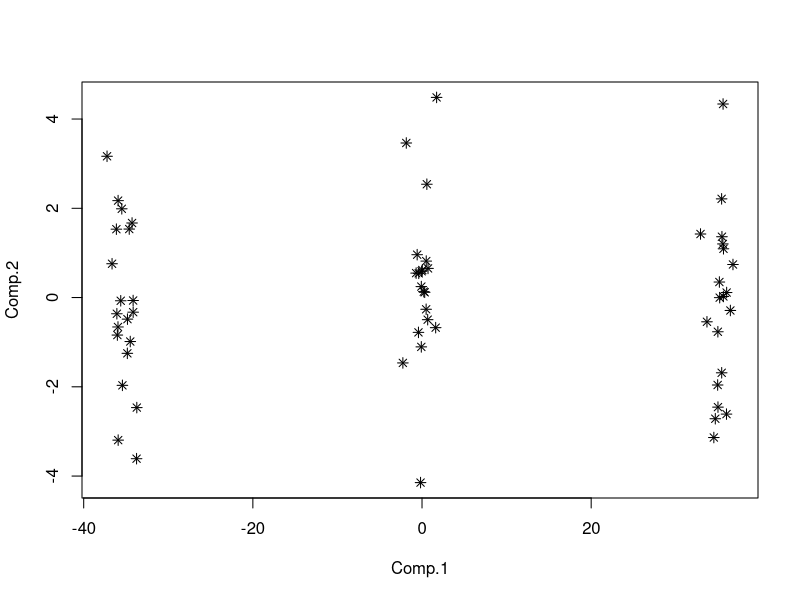

Reproduce this figure in R.
set.seed(100)

x<- matrix(nrow=20, ncol=50)
colnames(x) <- c(
  paste("col", 1:50, sep=""))
for (i in 1:20) {
  col.values <- rnorm(n = 50, mean = 0, sd = 1)
  x[i,] <- c(col.values)
}


x1<- matrix(nrow=20, ncol=50)
colnames(x1) <- c(
  paste("col", 1:50, sep=""))
for (i in 1:20) {
  col.values <- rnorm(n = 50, mean = 5, sd = 1)
  x1[i,] <- c(col.values)
}

x2<- matrix(nrow=20, ncol=50)
colnames(x2) <- c(
  paste("col", 1:50, sep=""))
for (i in 1:20) {
  col.values <- rnorm(n = 50, mean = 10, sd = 1)
  x2[i,] <- c(col.values)
}

x <- rbind(x, x1, x2)


#################

pca <- princomp(x, scale=TRUE) 

summary(pca)

str(pca)

library(reshape2)
library(ggplot2)

plot(pca$scores, pch =8 )

               